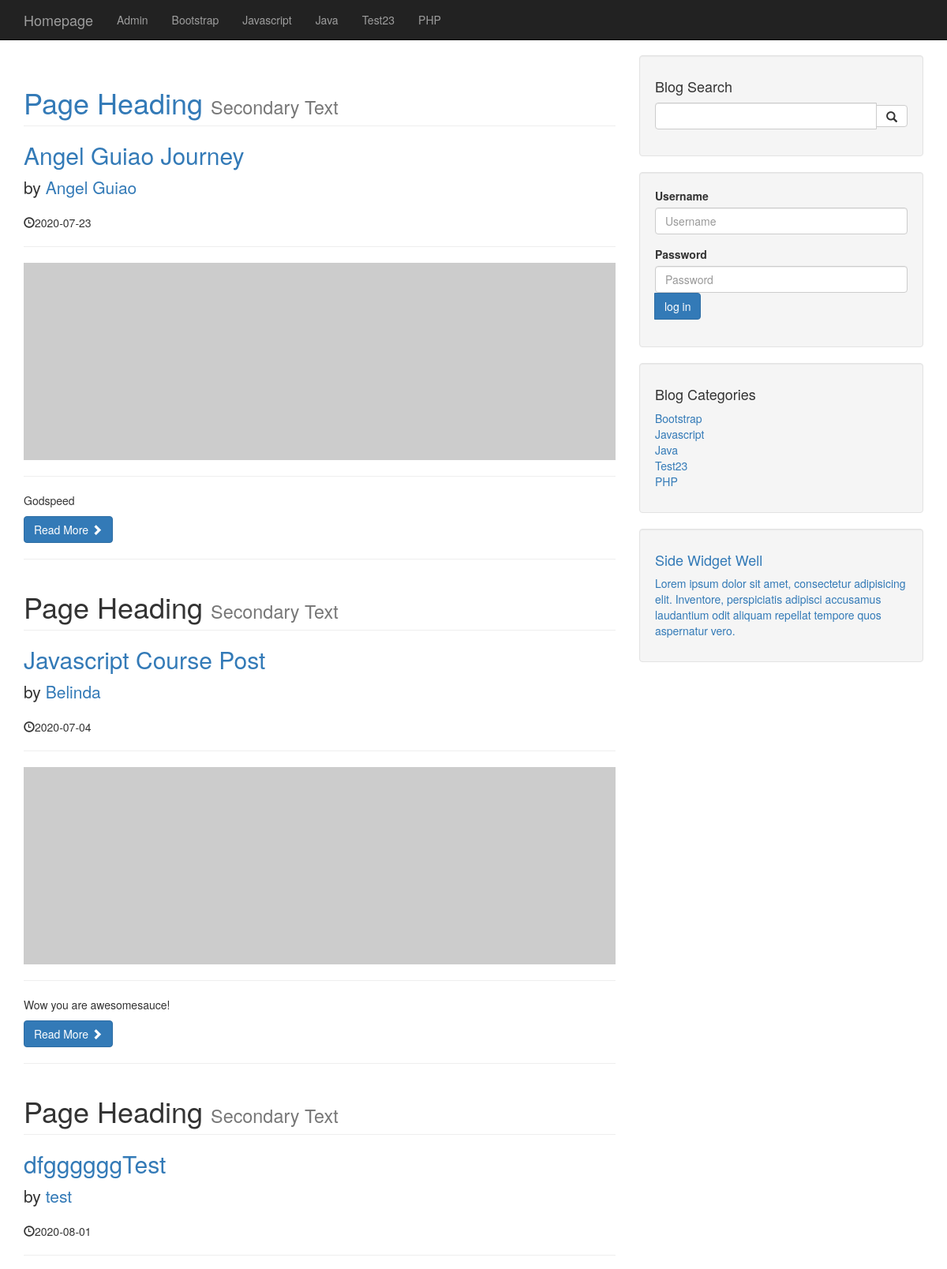
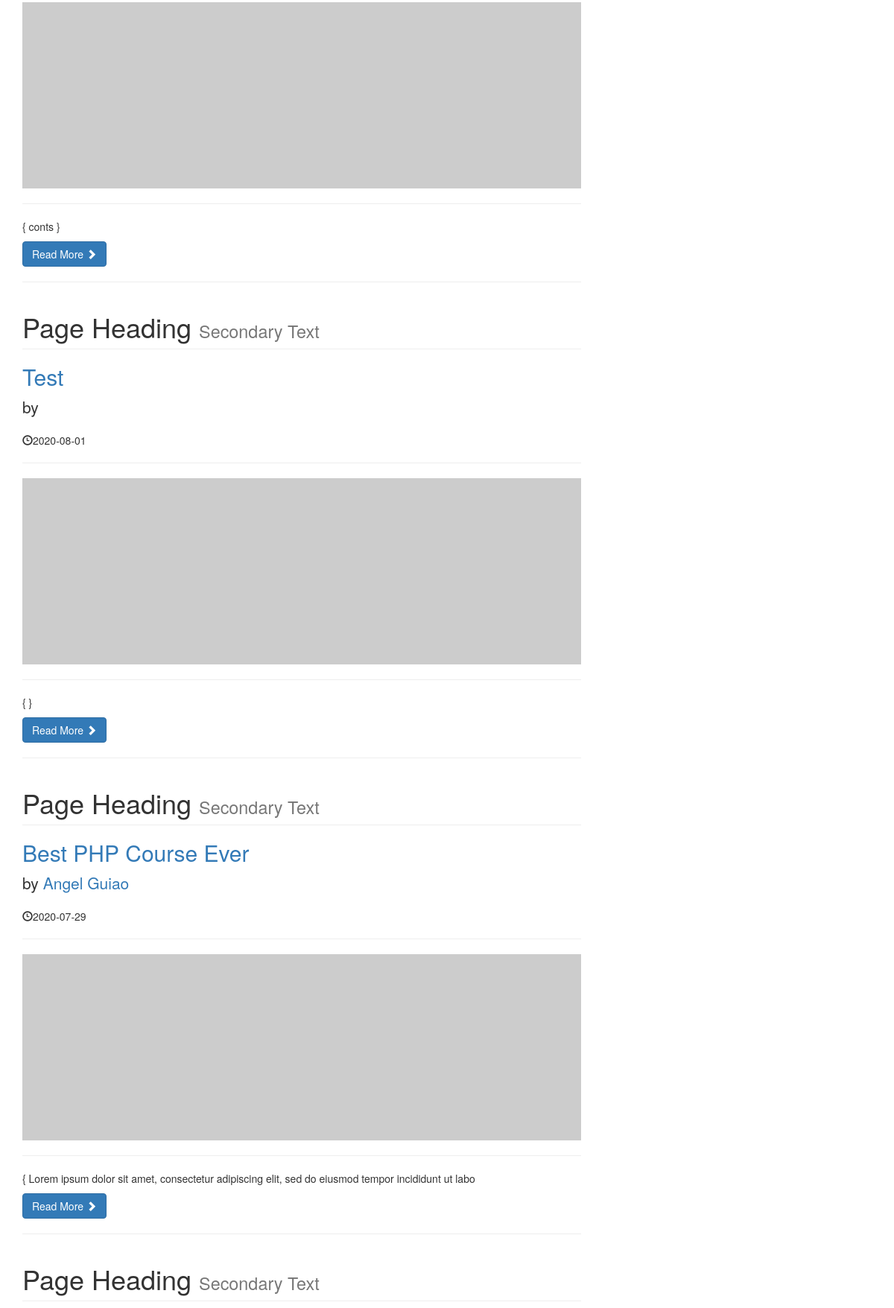
The page / (upper part) on the database its author committed (2 pictures, top to bottom).
### tables this page shows
CREATE TABLE `categories` (
  `cat_id` int(3) NOT NULL,
  `cat_title` varchar(255) NOT NULL
);

CREATE TABLE `posts` (
  `post_id` int(3) NOT NULL,
  `post_category_id` int(3) NOT NULL,
  `post_title` varchar(255) NOT NULL,
  `post_author` varchar(255) NOT NULL,
  `post_date` date NOT NULL,
  `post_image` text NOT NULL,
  `post_content` text NOT NULL,
  `post_tags` varchar(255) NOT NULL,
  `post_comment_count` int(11) NOT NULL,
  `post_status` varchar(255) NOT NULL DEFAULT 'draft'
);

### index.php (the view, shortened to what this page needs)
<?php
include "includes/header.php";
include "includes/db.php";
?>
<?php
include "includes/navigation.php";
?>
    <div class="container">
        <div class="row">
            <div class="col-md-8">
            <?php
        $query = "SELECT * FROM posts";
        $post_query = mysqli_query($connection,$query);
        while($row = mysqli_fetch_assoc($post_query)) {
            $post_id = $row['post_id'];
            $post_title = $row['post_title'];
            $post_author = $row['post_author'];
            $post_date = $row['post_date'];
            $post_content = substr($row['post_content'],0,100);
             ?>
                <h1 class="page-header">
                    Page Heading
                    <small>Secondary Text</small>
                </h1>
                <h2>
                    <a href="post.php?p_id=<?php echo $post_id; ?>"><?php echo $post_title; ?></a>
                </h2>
                <p class="lead">
                    by <a href="index.php"><?php echo $post_author; ?></a>
                </p>
                <p><span class="glyphicon glyphicon-time"></span><?php echo $post_date; ?></p>
                <hr>
                <img class="img-responsive" src="http://placehold.it/900x300" alt="">
                <hr>
                <p><?php echo $post_content; ?></p>
                <a class="btn btn-primary" href="#">Read More <span class="glyphicon glyphicon-chevron-right"></span></a>
                <hr>
        <?php } ?>
            </div>
   <?php  include "includes/sidebar.php";?>
   </div>
        <?php  include "includes/footer.php";?>

### includes/navigation.php (shortened to what this page needs)
<nav class="navbar navbar-inverse navbar-fixed-top" role="navigation">
    <div class="container">
        <div class="navbar-header">
            <a class="navbar-brand" href="./index.php">Homepage</a>
        </div>
        <div class="collapse navbar-collapse" id="bs-example-navbar-collapse-1">
            <ul class="nav navbar-nav">
            <li> <a href="admin">Admin</a></li>
            <?php
            $query = "SELECT * FROM categories";
            $category_name_query = mysqli_query($connection, $query);
            while($row= mysqli_fetch_assoc($category_name_query)) {
                $category_name = $row['cat_title'];
                echo "<li><a href='#'>{$category_name}</</li>";
            }
            ?>
            </ul>
        </div>
    </div>
</nav>

### includes/sidebar.php (shortened to what this page needs)
<?php include "db.php"?>
            <div class="col-md-4 ">
                <div class="well">
                    <h4>Blog Search</h4>
                    <form action="search.php" method="post">
                    <div class="input-group">
                        <input name="search" type="text" class="form-control">
                        <span class="input-group-btn">
                            <button name="submit" class="btn btn-default" type="submit">
                                <span class="glyphicon glyphicon-search"></span>
                        </button>
                        </span>
                    </div>
                    </form>
                    </div>
                    <div class="well">
                    <form action="includes/login.php" method="post">
                    <div class="form-group">
                    <label for="username">Username</label>
                        <input name="username" type="text" class="form-control" placeholder="Username">
                    </div>
                    <div class="form-group">
                    <label for="user_password">Password</label>
                        <input name="password" type="password" class="form-control" placeholder="Password">
                        <span class="input-group-btn" >
                        <button class="btn btn-primary" name="login" type="submit">log in</button>
                        </span>
                    </div>
                    </form>
                </div>
                <div class="well">
                    <h4>Blog Categories</h4>
                    <div class="row">
                        <div class="col-lg-6">
                            <ul class="list-unstyled">
                <?php
                $query = "SELECT * FROM categories";
                $category_name_query = mysqli_query($connection, $query);
                while($row= mysqli_fetch_assoc($category_name_query)) {
                    $category_title = $row['cat_title'];
                    $category_id = $row['cat_id'];
                    echo "<li><a href='category.php?category= $category_id'>{$category_title}</</li>";
                }
                ?>
                            </ul>
                        </div>
                    </div>
                </div>
  <?php include "widget.php"?>
            </div>

### css/blog-home.css (style rules this page uses)
body { padding-top: 70px; }

### rows shown on the page
categories: cat_title "Bootstrap"
categories: cat_title "Javascript"
categories: cat_title "Java"
categories: cat_title "Test23"
categories: cat_title "PHP"
posts: post_title "Angel Guiao Journey", post_author "Angel Guiao", post_date "2020-07-23", post_content "Godspeed"
posts: post_title "Javascript Course Post", post_author "Belinda", post_date "2020-07-04", post_content "Wow you are awesomesauce!"
posts: post_title "dfggggggTest", post_author "test", post_date "2020-08-01", post_content "{ conts }"
posts: post_title "Test", post_date "2020-08-01", post_content "{ }"
posts: post_title "Best PHP Course Ever", post_author "Angel Guiao", post_date "2020-07-29", post_content "{ Lorem ipsum dolor sit amet, consectetur adipiscing elit, sed do eiusmod tempor incididunt ut labo"
